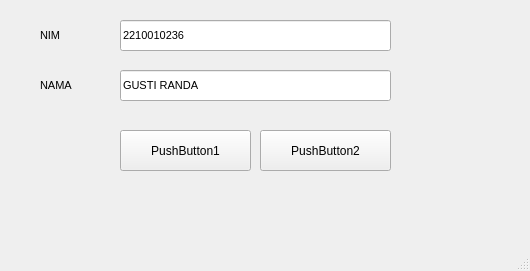
<?xml version="1.0" encoding="UTF-8"?>
<ui version="4.0">
 <class>MainWindow</class>
 <widget class="QMainWindow" name="MainWindow">
  <property name="geometry">
   <rect>
    <x>0</x>
    <y>0</y>
    <width>530</width>
    <height>271</height>
   </rect>
  </property>
  <property name="windowTitle">
   <string>MainWindow</string>
  </property>
  <widget class="QWidget" name="centralwidget">
   <widget class="QLabel" name="label">
    <property name="geometry">
     <rect>
      <x>40</x>
      <y>20</y>
      <width>51</width>
      <height>31</height>
     </rect>
    </property>
    <property name="font">
     <font>
      <pointsize>8</pointsize>
     </font>
    </property>
    <property name="text">
     <string>NIM</string>
    </property>
   </widget>
   <widget class="QLabel" name="label_2">
    <property name="geometry">
     <rect>
      <x>40</x>
      <y>70</y>
      <width>71</width>
      <height>31</height>
     </rect>
    </property>
    <property name="font">
     <font>
      <pointsize>8</pointsize>
     </font>
    </property>
    <property name="text">
     <string>NAMA</string>
    </property>
   </widget>
   <widget class="QLineEdit" name="lineEdit">
    <property name="geometry">
     <rect>
      <x>120</x>
      <y>20</y>
      <width>271</width>
      <height>31</height>
     </rect>
    </property>
    <property name="font">
     <font>
      <pointsize>8</pointsize>
     </font>
    </property>
    <property name="text">
     <string>2210010236</string>
    </property>
   </widget>
   <widget class="QLineEdit" name="lineEdit_2">
    <property name="geometry">
     <rect>
      <x>120</x>
      <y>70</y>
      <width>271</width>
      <height>31</height>
     </rect>
    </property>
    <property name="font">
     <font>
      <pointsize>8</pointsize>
     </font>
    </property>
    <property name="text">
     <string>GUSTI RANDA</string>
    </property>
   </widget>
   <widget class="QPushButton" name="pushButton">
    <property name="geometry">
     <rect>
      <x>120</x>
      <y>130</y>
      <width>131</width>
      <height>41</height>
     </rect>
    </property>
    <property name="text">
     <string>PushButton1</string>
    </property>
   </widget>
   <widget class="QPushButton" name="pushButton_2">
    <property name="geometry">
     <rect>
      <x>260</x>
      <y>130</y>
      <width>131</width>
      <height>41</height>
     </rect>
    </property>
    <property name="text">
     <string>PushButton2</string>
    </property>
   </widget>
  </widget>
  <widget class="QMenuBar" name="menubar">
   <property name="geometry">
    <rect>
     <x>0</x>
     <y>0</y>
     <width>530</width>
     <height>22</height>
    </rect>
   </property>
  </widget>
  <widget class="QStatusBar" name="statusbar"/>
 </widget>
 <resources/>
 <connections/>
</ui>
